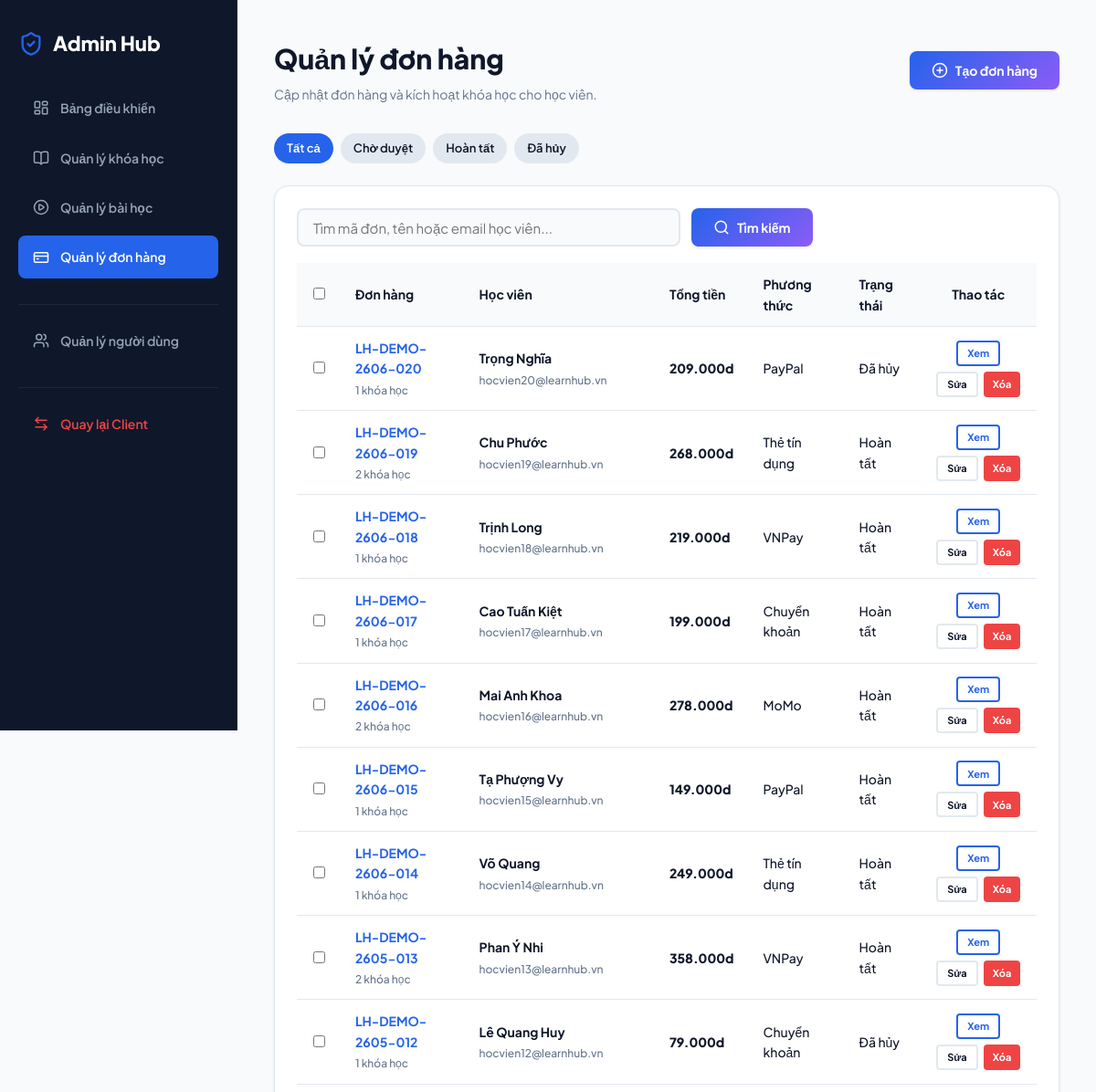
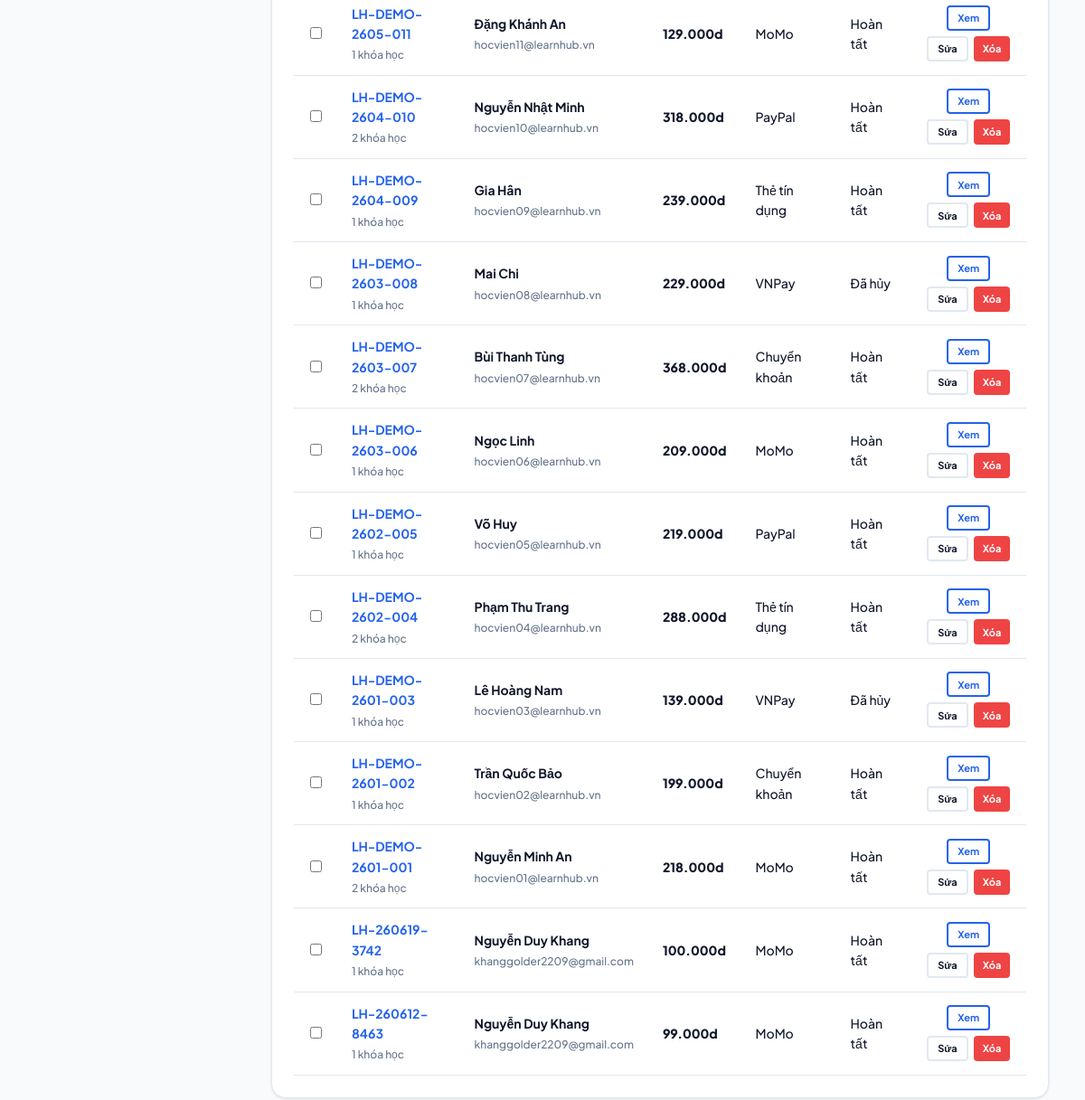
Page /admin/orders.php (signed in) on the committed database (2 pictures, top to bottom).
### tables this page shows
CREATE TABLE `orders` (
  `id` int NOT NULL AUTO_INCREMENT,
  `order_number` varchar(100) NOT NULL,
  `user_id` int NOT NULL,
  `total_amount` decimal(10,2) NOT NULL,
  `status` varchar(50) DEFAULT 'PENDING',
  `payment_method` varchar(50) NOT NULL,
  `payment_transaction_id` varchar(255) DEFAULT NULL,
  `momo_order_id` varchar(255) DEFAULT NULL,
  `momo_request_id` varchar(255) DEFAULT NULL,
  `momo_transaction_id` varchar(255) DEFAULT NULL,
  `created_at` timestamp NULL DEFAULT CURRENT_TIMESTAMP,
  `paid_at` timestamp NULL DEFAULT NULL,
  `updated_at` timestamp NULL DEFAULT CURRENT_TIMESTAMP ON UPDATE CURRENT_TIMESTAMP,
  PRIMARY KEY (`id`),
  UNIQUE KEY `order_number` (`order_number`),
  KEY `user_id` (`user_id`),
  CONSTRAINT `orders_ibfk_1` FOREIGN KEY (`user_id`) REFERENCES `users` (`id`) ON DELETE CASCADE
);

CREATE TABLE `users` (
  `id` int NOT NULL AUTO_INCREMENT,
  `email` varchar(255) NOT NULL,
  `password` varchar(255) NOT NULL,
  `full_name` varchar(255) NOT NULL,
  `phone` varchar(20) DEFAULT NULL,
  `avatar` text,
  `active` tinyint(1) DEFAULT '1',
  `created_at` timestamp NULL DEFAULT CURRENT_TIMESTAMP,
  `updated_at` timestamp NULL DEFAULT CURRENT_TIMESTAMP ON UPDATE CURRENT_TIMESTAMP,
  PRIMARY KEY (`id`),
  UNIQUE KEY `email` (`email`)
);

### config/env.php (called while the page is built, shortened)
<?php
function env_value($key, $default = null)
{
    $value = getenv($key);
    return $value === false ? $default : $value;
}

### admin/orders.php (the view, shortened to what this page needs)
<?php
require_once __DIR__ . '/../config/db.php';
$action = $_GET['action'] ?? 'list';
$status_filter = $_GET['status'] ?? 'all';
$search = trim($_GET['search'] ?? '');
$payment_methods = [
    'BANK_TRANSFER' => 'Chuyển khoản',
    'MOMO' => 'MoMo',
    'PAYPAL' => 'PayPal',
    'VNPAY' => 'VNPay',
    'CREDIT_CARD' => 'Thẻ tín dụng',
];
$order_status_labels = [
    'PENDING' => 'Chờ duyệt',
    'COMPLETED' => 'Hoàn tất',
    'CANCELLED' => 'Đã hủy',
];
$orders = [];
if ($action === 'list') {
    $sql = "
        SELECT o.*, u.full_name, u.email, COUNT(oi.id) AS course_count
        FROM orders o
        JOIN users u ON o.user_id = u.id
        LEFT JOIN order_items oi ON o.id = oi.order_id
    ";
    $params = [];
    $sql .= " GROUP BY o.id ORDER BY o.id DESC";
    $stmt = $pdo->prepare($sql);
    $stmt->execute($params);
    $orders = $stmt->fetchAll() ?: [];
}
?>
<!DOCTYPE html>
<html lang="vi">
<head>
    <link rel="stylesheet" href="../assets/css/admin.css">
</head>
<body>
    <div class="admin-wrapper">
        <aside class="admin-sidebar">
            <div class="admin-sidebar-logo"><i data-lucide="shield-check" style="stroke:var(--primary);width:28px;height:28px;"></i><span>Admin Hub</span></div>
            <ul class="admin-menu-list">
                <li class="admin-menu-item"><a href="dashboard.php"><i data-lucide="layout-dashboard" style="width:18px;height:18px;"></i> Bảng điều khiển</a></li>
                <li class="admin-menu-item"><a href="courses.php"><i data-lucide="book-open" style="width:18px;height:18px;"></i> Quản lý khóa học</a></li>
                <li class="admin-menu-item"><a href="lessons.php"><i data-lucide="play-circle" style="width:18px;height:18px;"></i> Quản lý bài học</a></li>
                <li class="admin-menu-item active"><a href="orders.php"><i data-lucide="credit-card" style="width:18px;height:18px;"></i> Quản lý đơn hàng</a></li>
                <li class="admin-menu-item" style="margin-top:20px;border-top:1px solid #1e293b;padding-top:16px;"><a href="users.php"><i data-lucide="users" style="width:18px;height:18px;"></i> Quản lý người dùng</a></li>
                <li class="admin-menu-item" style="margin-top:20px;border-top:1px solid #1e293b;padding-top:16px;"><a href="../index.php" style="color:#ef4444;"><i data-lucide="arrow-left-right" style="width:18px;height:18px;"></i> Quay lại Client</a></li>
            </ul>
        </aside>
        <main class="admin-container admin-orders-page">
            <div class="admin-orders-page-header" style="display:flex;justify-content:space-between;align-items:center;margin-bottom:32px;gap:16px;">
                <div>
                    <h1 style="font-size:30px;font-weight:800;color:var(--text-main);margin-bottom:4px;"><?php echo $action === 'list' ? 'Quản lý đơn hàng' : ($action === 'add' ? 'Tạo đơn hàng' : ($action === 'view' ? 'Chi tiết đơn hàng' : 'Sửa đơn hàng')); ?></h1>
                    <p style="color:var(--text-muted);font-size:14px;">Cập nhật đơn hàng và kích hoạt khóa học cho học viên.</p>
                </div>
                <?php if ($action === 'list'): ?>
                    <a href="orders.php?action=add" class="btn btn-primary admin-orders-top-btn" style="height:42px;font-size:14px;border-radius:var(--radius-sm);"><i data-lucide="plus-circle" style="width:18px;height:18px;"></i> Tạo đơn hàng</a>
                <?php else: ?>
                    <a href="orders.php" class="btn btn-outline admin-orders-top-btn" style="height:42px;font-size:14px;border-radius:var(--radius-sm);"><i data-lucide="arrow-left" style="width:18px;height:18px;"></i> Quay lại</a>
                <?php endif; ?>
            </div>
            <?php if ($action === 'list'): ?>
                <div style="margin-bottom:24px;display:flex;gap:8px;flex-wrap:wrap;">
                    <?php foreach (['all' => 'Tất cả'] + $order_status_labels as $value => $label): ?>
                        <a href="orders.php?status=<?php echo $value; ?>&search=<?php echo urlencode($search); ?>" class="btn" style="padding:6px 14px;font-size:13px;border-radius:99px;font-weight:600;<?php echo $status_filter === $value ? 'background-color:var(--primary);color:white;' : 'background-color:#e2e8f0;color:var(--text-main);'; ?>"><?php echo $label; ?></a>
                    <?php endforeach; ?>
                </div>
                <div class="admin-table-card">
                    <div style="display:flex;justify-content:space-between;align-items:center;gap:16px;margin-bottom:18px;flex-wrap:wrap;">
                        <form method="GET" action="orders.php" style="display:flex;gap:12px;align-items:center;flex:1;min-width:420px;">
                            <input type="text" name="search" class="form-control" value="<?php echo htmlspecialchars($search); ?>" placeholder="Tìm mã đơn, tên hoặc email học viên..." style="height:42px;max-width:420px;">
                            <button type="submit" class="btn btn-primary" style="height:42px;font-size:14px;border-radius:var(--radius-sm);"><i data-lucide="search" style="width:18px;height:18px;"></i> Tìm kiếm</button>
                        </form>
                    </div>
                    <?php if (empty($orders)): ?>
                        <p style="color:var(--text-muted);font-style:italic;text-align:center;padding:40px 0;">Không tìm thấy đơn hàng phù hợp.</p>
                    <?php else: ?>
                        <table class="admin-orders-table" style="width:100%;border-collapse:collapse;text-align:left;font-size:14px;">
                            <thead>
                                <tr style="border-bottom:1px solid var(--border);font-weight:700;color:var(--text-main);background-color:var(--bg-main);">
                                    <th style="padding:12px 16px;width:48px;text-align:center;"><input type="checkbox" id="select-all-orders" aria-label="Chọn tất cả đơn hàng"></th>
                                    <th style="padding:12px 16px;">Đơn hàng</th>
                                    <th style="padding:12px 16px;">Học viên</th>
                                    <th style="padding:12px 16px;">Tổng tiền</th>
                                    <th style="padding:12px 16px;">Phương thức</th>
                                    <th style="padding:12px 16px;">Trạng thái</th>
                                    <th style="padding:12px 16px;text-align:center;">Thao tác</th>
                                </tr>
                            </thead>
                            <tbody>
                                <?php foreach ($orders as $o): ?>
                                    <tr style="border-bottom:1px solid var(--border);font-weight:500;">
                                        <td style="padding:12px 16px;text-align:center;"><input type="checkbox" form="bulk-orders-form" class="order-row-check" name="order_ids[]" value="<?php echo $o['id']; ?>" aria-label="Chọn <?php echo htmlspecialchars($o['order_number']); ?>"></td>
                                        <td style="padding:12px 16px;"><strong style="color:var(--primary);"><?php echo htmlspecialchars($o['order_number']); ?></strong><br><span style="font-size:12px;color:var(--text-muted);"><?php echo $o['course_count']; ?> khóa học</span></td>
                                        <td style="padding:12px 16px;"><strong><?php echo htmlspecialchars($o['full_name']); ?></strong><br><span style="font-size:12px;color:var(--text-muted);"><?php echo htmlspecialchars($o['email']); ?></span></td>
                                        <td style="padding:12px 16px;font-weight:800;"><?php echo number_format($o['total_amount'], 0, ',', '.'); ?>d</td>
                                        <td style="padding:12px 16px;"><?php echo htmlspecialchars($payment_methods[$o['payment_method']] ?? $o['payment_method']); ?></td>
                                        <td style="padding:12px 16px;"><?php echo htmlspecialchars($order_status_labels[$o['status']] ?? $o['status']); ?></td>
                                        <td style="padding:12px 16px;text-align:center;">
                                            <div style="display:flex;gap:6px;justify-content:center;flex-wrap:wrap;">
                                                <a class="btn btn-secondary" href="orders.php?action=view&id=<?php echo $o['id']; ?>" style="padding:4px 10px;font-size:11px;border-radius:4px;height:28px;">Xem</a>
                                                                                                <a class="btn btn-outline" href="orders.php?action=edit&id=<?php echo $o['id']; ?>" style="padding:4px 10px;font-size:11px;border-radius:4px;height:28px;">Sửa</a>
                                                <a class="btn btn-danger" href="orders.php?action=delete&id=<?php echo $o['id']; ?>" data-confirm="Xóa đơn hàng này?" style="padding:4px 10px;font-size:11px;border-radius:4px;height:28px;">Xóa</a>
                                            </div>
                                        </td>
                                    </tr>
                                <?php endforeach; ?>
                            </tbody>
                        </table>
                    <?php endif; ?>
                </div>
            <?php endif; ?>
        </main>
    </div>
</body>
</html>

### assets/css/admin.css (style rules this page uses)
.admin-wrapper { display: grid; grid-template-columns: 260px minmax(0, 1fr); min-height: 100vh; }
.admin-sidebar { background-color: #0f172a; color: #94a3b8; padding: 30px 20px; display: flex; flex-direction: column; gap: 30px; border-right: 1px solid #1e293b; position: sticky; top: 0; height: 100vh; }
.admin-sidebar-logo { font-size: 22px; font-weight: 800; color: white; display: flex; align-items: center; gap: 10px; }
.admin-menu-list { list-style: none; display: flex; flex-direction: column; gap: 8px; }
.admin-menu-item a { display: flex; align-items: center; gap: 12px; padding: 12px 16px; border-radius: var(--radius-sm); font-size: 14px; font-weight: 600; color: #94a3b8; transition: var(--transition); }
.admin-menu-item a:hover, .admin-menu-item.active a { color: white; background-color: var(--primary); }
.admin-container { background-color: #f8fafc; padding: 40px; overflow-y: auto; min-width: 0; }
.admin-table-card { background-color: white; border: 1px solid var(--border); border-radius: var(--radius-md); padding: 24px; box-shadow: var(--shadow-sm); overflow-x: auto; }

### assets/css/style.css (style rules this page uses)
:root { --primary: #2563eb; --primary-hover: #1d4ed8; --primary-light: #eff6ff; --secondary: #8b5cf6; --secondary-hover: #7c3aed; --accent: #f59e0b; --success: #10b981; --danger: #ef4444; --bg-main: #f8fafc; --bg-card: #ffffff; --text-main: #0f172a; --text-muted: #64748b; --border: #e2e8f0; --shadow-sm: 0 1px 3px rgba(0,0,0,0.1); --shadow-md: 0 4px 6px -1px rgba(0,0,0,0.1), 0 2px 4px -2px rgba(0,0,0,0.1); --shadow-lg: 0 10px 15px -3px rgba(0, 0, 0, 0.1), 0 4px 6px -4px rgba(0, 0, 0, 0.1); --shadow-premium: 0 20px 25px -5px rgba(37, 99, 235, 0.1), 0 8px 10px -6px rgba(37, 99, 235, 0.1); --radius-sm: 8px; --radius-md: 16px; --radius-lg: 24px; --transition: all 0.3s cubic-bezier(0.4, 0, 0.2, 1); --font: 'Plus Jakarta Sans', sans-serif; }
* { margin: 0; padding: 0; box-sizing: border-box; }
html, body { font-family: var(--font); }
body { background-color: var(--bg-main); color: var(--text-main); line-height: 1.6; }
button, input, select, textarea { font: inherit; }
a { color: inherit; text-decoration: none; transition: var(--transition); }
.btn { display: inline-flex; align-items: center; justify-content: center; gap: 8px; padding: 12px 24px; border-radius: var(--radius-sm); font-weight: 700; font-size: 16px; cursor: pointer; transition: var(--transition); border: none; }
.btn-primary { background: linear-gradient(135deg, var(--primary), var(--secondary)); color: white; box-shadow: var(--shadow-sm); }
.btn-secondary { background-color: white; color: var(--primary); border: 2px solid var(--primary); }
.btn-outline { background-color: transparent; color: var(--text-main); border: 2px solid var(--border); }
.btn-danger { background-color: var(--danger); color: white; }
.form-control { width: 100%; padding: 12px 16px; border-radius: var(--radius-sm); border: 2px solid var(--border); background-color: var(--bg-main); font-family: var(--font); font-size: 15px; transition: var(--transition); }

### rows in the picture
orders: order_number "LH-DEMO-2606-020", course_count "1", user.full_name "Trọng Nghĩa", user.email "hocvien20@learnhub.vn", total_amount "209.000", payment_method "PayPal", status "Đã hủy"
orders: order_number "LH-DEMO-2606-019", course_count "2", user.full_name "Chu Phước", user.email "hocvien19@learnhub.vn", total_amount "268.000", payment_method "Thẻ tín dụng", status "Hoàn tất"
orders: order_number "LH-DEMO-2606-018", course_count "1", user.full_name "Trịnh Long", user.email "hocvien18@learnhub.vn", total_amount "219.000", payment_method "VNPay", status "Hoàn tất"
orders: order_number "LH-DEMO-2606-017", course_count "1", user.full_name "Cao Tuấn Kiệt", user.email "hocvien17@learnhub.vn", total_amount "199.000", payment_method "Chuyển khoản", status "Hoàn tất"
orders: order_number "LH-DEMO-2606-016", course_count "2", user.full_name "Mai Anh Khoa", user.email "hocvien16@learnhub.vn", total_amount "278.000", payment_method "MoMo", status "Hoàn tất"
orders: order_number "LH-DEMO-2606-015", course_count "1", user.full_name "Tạ Phượng Vy", user.email "hocvien15@learnhub.vn", total_amount "149.000", payment_method "PayPal", status "Hoàn tất"
orders: order_number "LH-DEMO-2606-014", course_count "1", user.full_name "Võ Quang", user.email "hocvien14@learnhub.vn", total_amount "249.000", payment_method "Thẻ tín dụng", status "Hoàn tất"
orders: order_number "LH-DEMO-2605-013", course_count "2", user.full_name "Phan Ý Nhi", user.email "hocvien13@learnhub.vn", total_amount "358.000", payment_method "VNPay", status "Hoàn tất"
orders: order_number "LH-DEMO-2605-012", course_count "1", user.full_name "Lê Quang Huy", user.email "hocvien12@learnhub.vn", total_amount "79.000", payment_method "Chuyển khoản", status "Đã hủy"
orders: order_number "LH-DEMO-2605-011", course_count "1", user.full_name "Đặng Khánh An", user.email "hocvien11@learnhub.vn", total_amount "129.000", payment_method "MoMo", status "Hoàn tất"
orders: order_number "LH-DEMO-2604-010", course_count "2", user.full_name "Nguyễn Nhật Minh", user.email "hocvien10@learnhub.vn", total_amount "318.000", payment_method "PayPal", status "Hoàn tất"
orders: order_number "LH-DEMO-2604-009", course_count "1", user.full_name "Gia Hân", user.email "hocvien09@learnhub.vn", total_amount "239.000", payment_method "Thẻ tín dụng", status "Hoàn tất"
orders: order_number "LH-DEMO-2603-008", course_count "1", user.full_name "Mai Chi", user.email "hocvien08@learnhub.vn", total_amount "229.000", payment_method "VNPay", status "Đã hủy"
orders: order_number "LH-DEMO-2603-007", course_count "2", user.full_name "Bùi Thanh Tùng", user.email "hocvien07@learnhub.vn", total_amount "368.000", payment_method "Chuyển khoản", status "Hoàn tất"
orders: order_number "LH-DEMO-2603-006", course_count "1", user.full_name "Ngọc Linh", user.email "hocvien06@learnhub.vn", total_amount "209.000", payment_method "MoMo", status "Hoàn tất"
orders: order_number "LH-DEMO-2602-005", course_count "1", user.full_name "Võ Huy", user.email "hocvien05@learnhub.vn", total_amount "219.000", payment_method "PayPal", status "Hoàn tất"
orders: order_number "LH-DEMO-2602-004", course_count "2", user.full_name "Phạm Thu Trang", user.email "hocvien04@learnhub.vn", total_amount "288.000", payment_method "Thẻ tín dụng", status "Hoàn tất"
orders: order_number "LH-DEMO-2601-003", course_count "1", user.full_name "Lê Hoàng Nam", user.email "hocvien03@learnhub.vn", total_amount "139.000", payment_method "VNPay", status "Đã hủy"
orders: order_number "LH-DEMO-2601-002", course_count "1", user.full_name "Trần Quốc Bảo", user.email "hocvien02@learnhub.vn", total_amount "199.000", payment_method "Chuyển khoản", status "Hoàn tất"
orders: order_number "LH-DEMO-2601-001", course_count "2", user.full_name "Nguyễn Minh An", user.email "hocvien01@learnhub.vn", total_amount "218.000", payment_method "MoMo", status "Hoàn tất"
orders: order_number "LH-260619-3742", course_count "1", user.full_name "Nguyễn Duy Khang", user.email "khanggolder2209@gmail.com", total_amount "100.000", payment_method "MoMo", status "Hoàn tất"
orders: order_number "LH-260612-8463", course_count "1", user.full_name "Nguyễn Duy Khang", user.email "khanggolder2209@gmail.com", total_amount "99.000", payment_method "MoMo", status "Hoàn tất"

### other values in the picture
$label "Tất cả"
$label "Chờ duyệt"
$label "Hoàn tất"
$label "Đã hủy"
